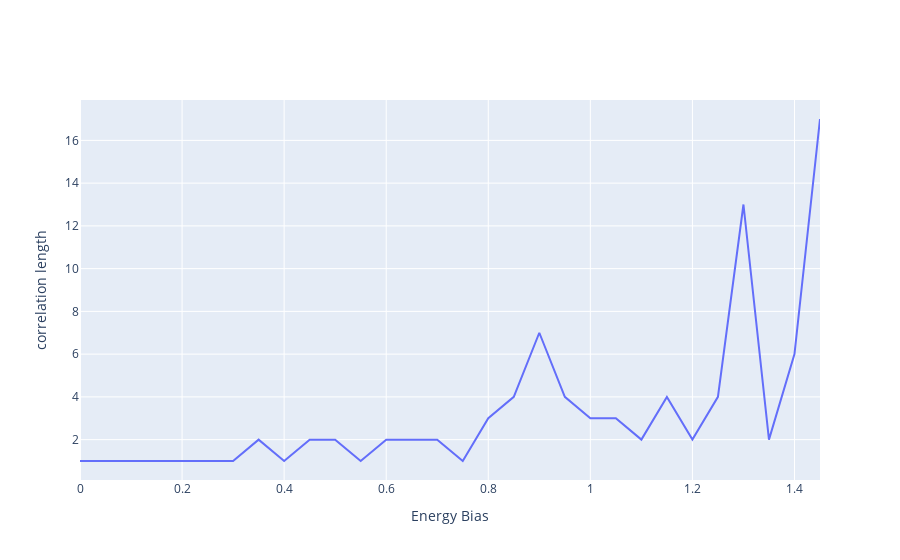

The code cell stored with this chart in its notebook:
### Code cell
# get correlation length
correlation_length = np.zeros(len(results))
all_ebs = list(results.keys())
all_ebs.sort()
for j, eb in enumerate(all_ebs):
    # find 0 crossing
    for i, r in enumerate(results[eb]):
        if r <= 0:
            correlation_length[j] = i+1
            break

# plot corelation length vs. eb
fig = go.Figure()
fig.add_trace(go.Scatter(x=all_ebs, y=correlation_length, mode='lines'))
fig.update_xaxes(title="Energy Bias")
fig.update_yaxes(title="correlation length")
fig.show()

### Figure 1 — Plotly figure (JSON) as saved in the notebook; plotly's stock layout.template omitted (floating-point values rounded to 4 significant figures)
{"data": [{"mode": "lines", "type": "scatter", "x": [0, 0.05, 0.1, 0.15, 0.2, 0.25, 0.3, 0.35, 0.4, 0.45, 0.5, 0.55, 0.6, 0.65, 0.7, 0.75, 0.8, 0.85, 0.9, 0.95, 1, 1.05, 1.1, 1.15, 1.2, 1.25, 1.3, 1.35, 1.4, 1.45], "y": [1, 1, 1, 1, 1, 1, 1, 2, 1, 2, 2, 1, 2, 2, 2, 1, 3, 4, 7, 4, 3, 3, 2, 4, 2, 4, 13, 2, 6, 17]}], "layout": {"xaxis": {"title": {"text": "Energy Bias"}}, "yaxis": {"title": {"text": "correlation length"}}}}
